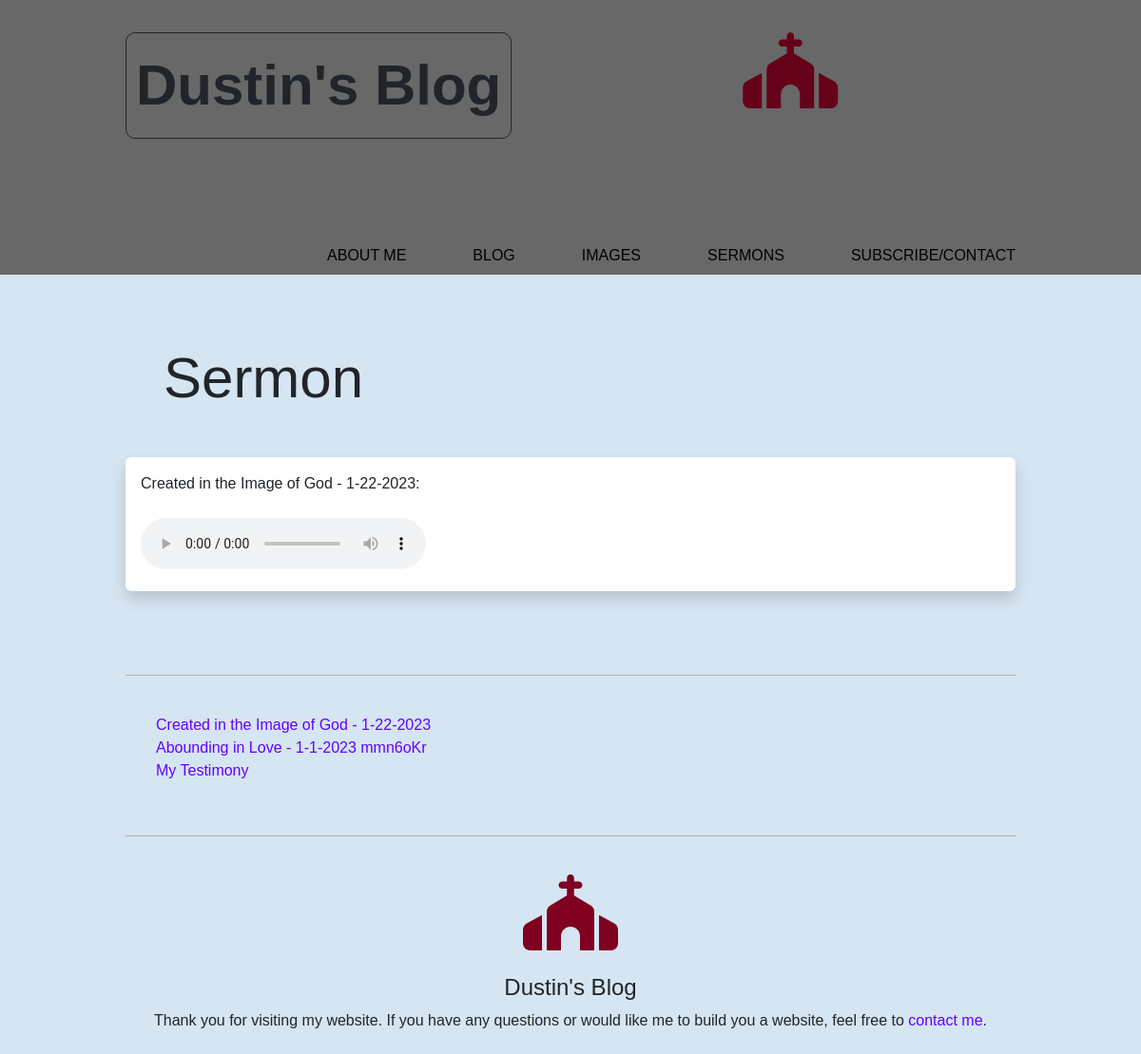
/sermons/3, run on the app's committed database.
### website/models.py (models this page shows)
class Sermons(db.Model):
    id = db.Column(db.Integer, primary_key=True)
    name = db.Column(db.String(200), nullable=False)
    date_created = db.Column(db.DateTime, default=datetime.now(timezone.utc))

### website/views.py (the view)
@views.route('/sermons/<int:id>')
def sermon(id):
    sermon = Sermons.query.get_or_404(id)
    sermon_list = Sermons.query.order_by(desc(Sermons.id))
    return render_template('sermon.html', sermon=sermon, sermon_list=sermon_list)

### website/templates/sermon.html
{% extends 'base.html' %} {% block title %}{{title}}{% endblock %} {% block content %}
<h1 id="pageHeader">Sermon</h1>
    <div id="singleSermon" class="container container-sm shadow p-3 mb-5 bg-body rounded">
        {{ sermon.name.replace('_', ' ').replace('.mp3', '') }}: <br><br>
    <audio controls src="{{ url_for('static', filename='sermon/' + sermon.name) }}"></audio>
    </div>
<br><hr><br>
<ul style="list-style-type: none;" id="sermonList">
    {% for sermon in sermon_list %}
    <li class="list-group-item" id="sermon">
        <a href="{{ url_for('views.sermon', id=sermon.id) }}" id="sermons">
        {{ sermon.name.replace('_', ' ').replace('.mp3', '') }}</a> <br>
    </li>
    {% endfor %}
</ul>
{% endblock %}

### website/static/css/blog1.css (style rules this page uses)
html { background: #D5E5F2; background-repeat: no-repeat; background-position: center; background-size: cover; background-attachment: fixed; margin: 0px; font-family: 'Arial', 'Times New Roman', sans-serif; font-weight: 300; }
body { background: #D5E5F2; background-repeat: no-repeat; background-position: center; background-size: cover; background-attachment: fixed; margin: 0px; font-family: 'Arial', 'Times New Roman', sans-serif; font-weight: 300; }
.container { width: 80%; margin-left: 0% auto; }
hr { padding: 0px; }
a { text-decoration: none; }
h1 { padding-top: 25px; padding-left: 40px; }
ul { list-style-type: none; }
#pageHeader { font-size: 60px; margin-bottom: 5%; }
#singleSermon { width: auto; height: auto; }
#sermons { color: #6400FF }

### data on the page
Sermons: name.replace "Created in the Image of God - 1-22-2023"
Sermons: name.replace "Abounding in Love - 1-1-2023 mmn6oKr"
Sermons: name.replace "My Testimony"
